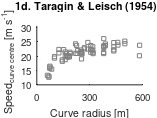

MATLAB code to generate this figure:
close all
load('speed_vs_curvature_McLean_1994.mat')

% ---- m/s : converted format ---- %
figure(4)
hold on
plot(taragin_points(:,1),taragin_points(:,2)./3.6,'s',...
    'MarkerEdgeColor',[0.5,0.5,0.5],...
    'MarkerSize',3)

% plotting_details
x_width=8 ;y_width=3; % figure dimensions (cms)
fonts=8; % fontsize of x and y labels
fonts_ticks=7;

clear xticks
xticks([0,300,600])
xticklabels({'0','300','600'})
xlim([0,600])
ylim([36,110]./3.6)
title('1d. Taragin & Leisch (1954)  ','FontSize',fonts_ticks)
%DMR, N.S.W. (1969). The behaviour of drivers on horizontal curves. Main Rds, vol. 34, no.4, pp. 127-128
ylabel('Speed_{curve centre} [m s^{-1}]    ')
xlabel('Curve radius [m]')
set(gca,'FontSize',fonts_ticks);
set(gcf, 'PaperUnits', 'centimeters');
set(gcf, 'PaperPosition', [0 0 x_width/2 y_width]); 
name_string='curvature_on_speed_point_mps_lit';
% saveas(gcf,name_string,'pdf')
% saveas(gcf,name_string,'png')
% saveas(gcf,name_string,'epsc')
